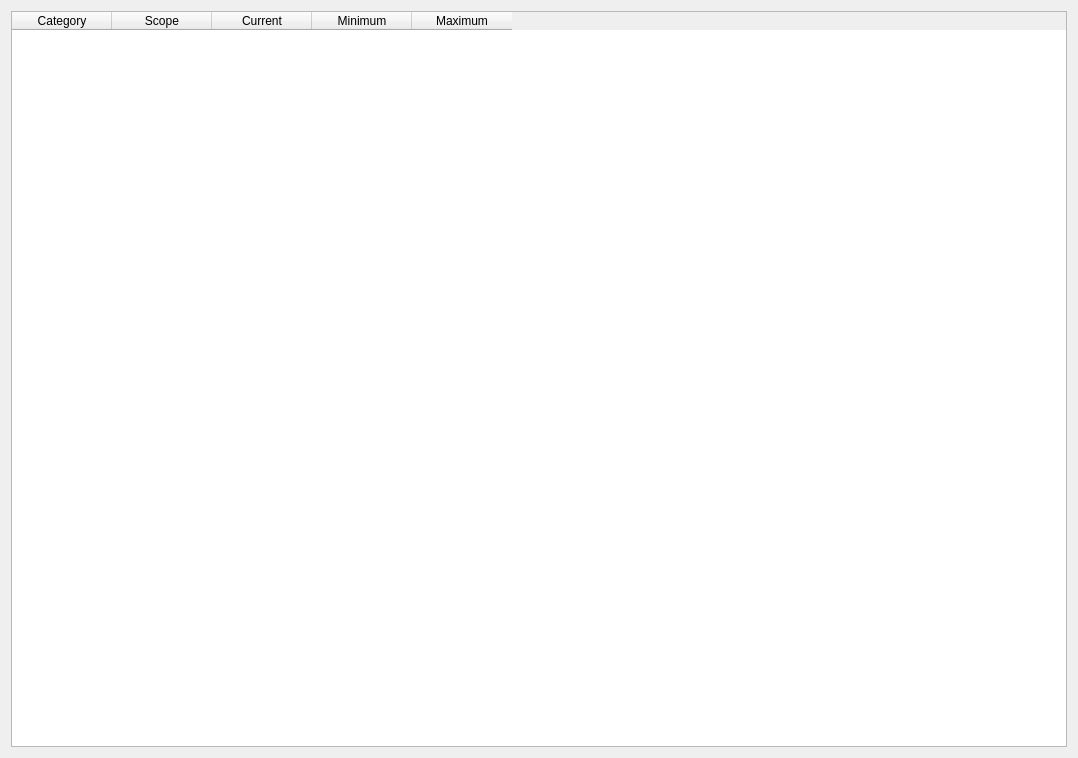
<?xml version="1.0" encoding="UTF-8"?>
<ui version="4.0">
 <class>Profiler</class>
 <widget class="QDialog" name="Profiler">
  <property name="geometry">
   <rect>
    <x>0</x>
    <y>0</y>
    <width>1078</width>
    <height>758</height>
   </rect>
  </property>
  <property name="windowTitle">
   <string>Profiler</string>
  </property>
  <layout class="QVBoxLayout" name="verticalLayout">
   <item>
    <widget class="QTableWidget" name="table">
     <column>
      <property name="text">
       <string>Category</string>
      </property>
     </column>
     <column>
      <property name="text">
       <string>Scope</string>
      </property>
     </column>
     <column>
      <property name="text">
       <string>Current</string>
      </property>
     </column>
     <column>
      <property name="text">
       <string>Minimum</string>
      </property>
     </column>
     <column>
      <property name="text">
       <string>Maximum</string>
      </property>
     </column>
    </widget>
   </item>
  </layout>
 </widget>
 <resources/>
 <connections/>
</ui>
